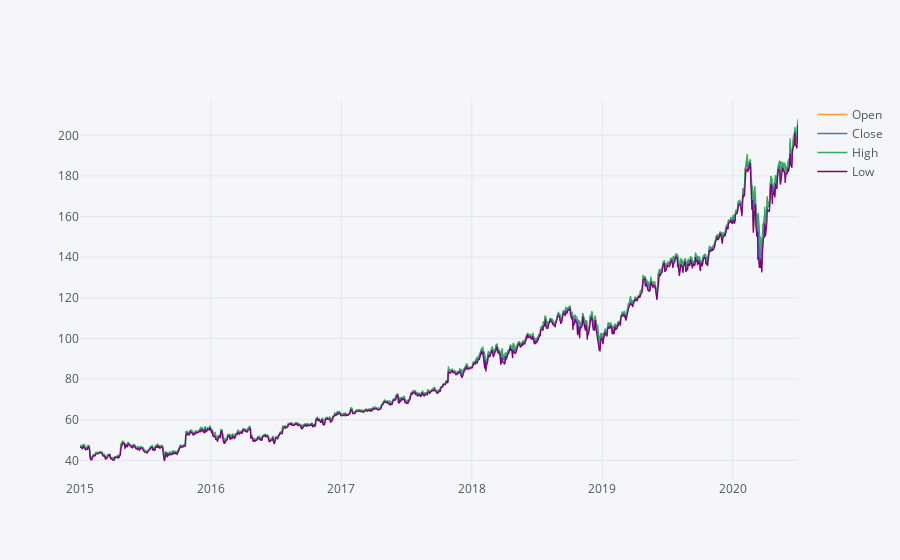

The code cell stored with this chart in its notebook:
### Markdown cell above
**Let see the change of open, close, high,and low over time**

### Code cell
plt.figure()
MSFT[['Open','Close','High','Low']].iplot(legend=True,)
# df.Close.plot(legend=True,)
# df.High.plot(legend=True)
# df.Low.plot(legend=True)
# plt.show()

### Figure 1 — Plotly figure (JSON) as saved in the notebook; plotly's stock layout.template omitted (floating-point values rounded to 4 significant figures; data arrays with more than 128 entries replaced by an {"elided": "..."} marker saying what was removed)
{"data": [{"line": {"color": "rgba(255, 153, 51, 1.0)", "dash": "solid", "shape": "linear", "width": 1.3}, "mode": "lines", "name": "Open", "text": "", "type": "scatter", "x": {"elided": "1386 str values"}, "y": {"elided": "1386 float values"}}, {"line": {"color": "rgba(55, 128, 191, 1.0)", "dash": "solid", "shape": "linear", "width": 1.3}, "mode": "lines", "name": "Close", "text": "", "type": "scatter", "x": {"elided": "1386 str values"}, "y": {"elided": "1386 float values"}}, {"line": {"color": "rgba(50, 171, 96, 1.0)", "dash": "solid", "shape": "linear", "width": 1.3}, "mode": "lines", "name": "High", "text": "", "type": "scatter", "x": {"elided": "1386 str values"}, "y": {"elided": "1386 float values"}}, {"line": {"color": "rgba(128, 0, 128, 1.0)", "dash": "solid", "shape": "linear", "width": 1.3}, "mode": "lines", "name": "Low", "text": "", "type": "scatter", "x": {"elided": "1386 str values"}, "y": {"elided": "1386 float values"}}], "layout": {"legend": {"bgcolor": "#F5F6F9", "font": {"color": "#4D5663"}}, "paper_bgcolor": "#F5F6F9", "plot_bgcolor": "#F5F6F9", "showlegend": true, "title": {"font": {"color": "#4D5663"}}, "xaxis": {"gridcolor": "#E1E5ED", "showgrid": true, "tickfont": {"color": "#4D5663"}, "title": {"font": {"color": "#4D5663"}, "text": ""}, "zerolinecolor": "#E1E5ED"}, "yaxis": {"gridcolor": "#E1E5ED", "showgrid": true, "tickfont": {"color": "#4D5663"}, "title": {"font": {"color": "#4D5663"}, "text": ""}, "zerolinecolor": "#E1E5ED"}}}
